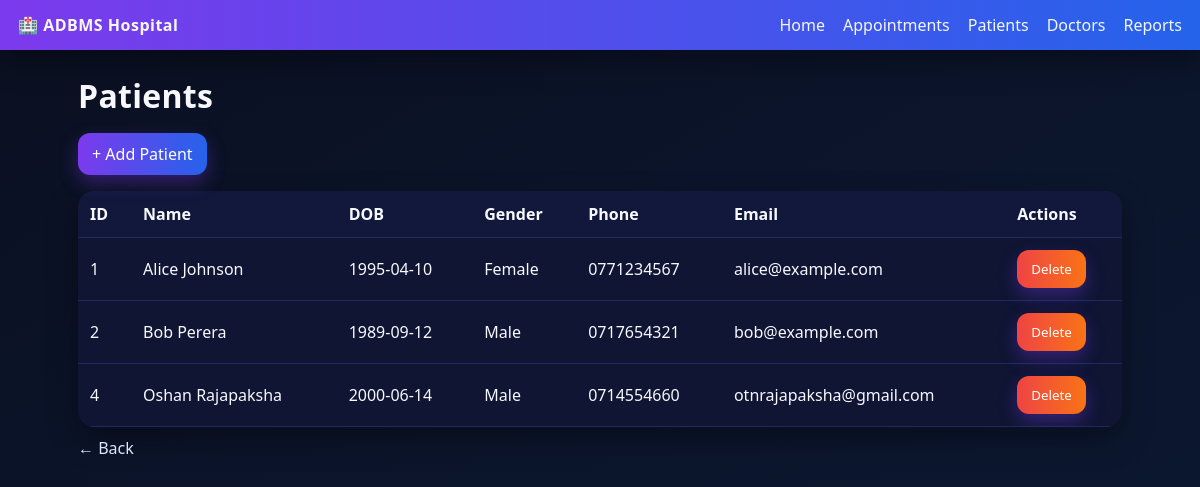
Page /patients on the committed database.
### tables this page shows
CREATE TABLE Patients (
        patient_id   INTEGER PRIMARY KEY AUTOINCREMENT,
        full_name    TEXT NOT NULL,
        date_of_birth TEXT,
        gender       TEXT CHECK (gender IN ('Male','Female','Other')),
        phone        TEXT,
        email        TEXT UNIQUE
    );

### app.py (the view)
@app.route("/patients")
def patients():
    conn = get_db()
    rows = conn.execute("SELECT * FROM Patients ORDER BY full_name").fetchall()
    conn.close()
    return render_template("patients.html", rows=rows)

### app.py (called while the page is built)
def get_db():
    conn = sqlite3.connect(DB_PATH)
    conn.row_factory = sqlite3.Row
    conn.execute("PRAGMA foreign_keys = ON;")
    return conn

### templates/patients.html
{% extends "layout.html" %}
{% block content %}
<h1 class="title">Patients</h1>
<p><a class="btn" href="{{ url_for('patient_new') }}">+ Add Patient</a></p>
<table>
  <thead><tr><th>ID</th><th>Name</th><th>DOB</th><th>Gender</th><th>Phone</th><th>Email</th><th>Actions</th></tr></thead>
  <tbody>
  {% for r in rows %}
    <tr>
      <td>{{r.patient_id}}</td>
      <td>{{r.full_name}}</td>
      <td>{{r.date_of_birth}}</td>
      <td>{{r.gender}}</td>
      <td>{{r.phone}}</td>
      <td>{{r.email}}</td>
      <td>
        <form action="{{ url_for('patient_delete', patient_id=r.patient_id) }}" method="post" style="display:inline;">
          <button class="btn danger" type="submit" onclick="return confirm('Delete this patient?')">Delete</button>
        </form>
      </td>
    </tr>
  {% endfor %}
  </tbody>
</table>
<p style="margin-top:10px;"><a href="{{ url_for('home') }}">← Back</a></p>
{% endblock %}

### static/style.css (style rules this page uses)
:root { --bg:#0b1021; --panel:#0f1533; --muted:#a3b0d7; --text:#f7f9ff; --accent:#7c3aed; --accent2:#2563eb; --accent3:#10b981; --danger:#ef4444; --card:#121938; --shadow:0 12px 30px rgba(0,0,0,.35); }
* { box-sizing:border-box;font-family:ui-sans-serif,system-ui,Segoe UI,Roboto,Arial }
html,body { height:100% }
body { margin:0;background:linear-gradient(150deg, #0b1021 0%, #0b142a 40%, #0c1933 100%);color:var(--text) }
a { color:#dbe7ff;text-decoration:none }
.title { margin:8px 0 16px;font-weight:800;letter-spacing:.3px }
.btn { display:inline-block;padding:10px 14px;border:0;border-radius:12px;cursor:pointer;background:linear-gradient(90deg,var(--accent),var(--accent2));color:#fff;box-shadow:0 8px 18px rgba(124,58,237,.35) }
.btn.danger { background:linear-gradient(90deg, #ef4444, #f97316) }
table { width:100%;border-collapse:collapse;background:var(--panel);border-radius:16px;overflow:hidden;box-shadow:var(--shadow) }
thead { background:#11183b }
td,th { padding:12px;border-bottom:1px solid #1f2a60;text-align:left }

### rows in the picture
Patients: patient_id "1", full_name "Alice Johnson", date_of_birth "1995-04-10", gender "Female", phone "0771234567", email "alice@example.com"
Patients: patient_id "2", full_name "Bob Perera", date_of_birth "1989-09-12", gender "Male", phone "0717654321", email "bob@example.com"
Patients: patient_id "4", full_name "Oshan Rajapaksha", date_of_birth "2000-06-14", gender "Male", phone "0714554660", email "otnrajapaksha@gmail.com"
